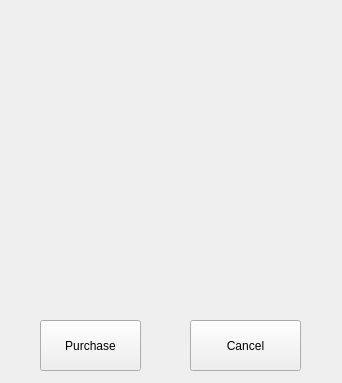
<?xml version="1.0" encoding="UTF-8"?>
<ui version="4.0">
 <class>Dialog</class>
 <widget class="QDialog" name="Dialog">
  <property name="geometry">
   <rect>
    <x>0</x>
    <y>0</y>
    <width>342</width>
    <height>383</height>
   </rect>
  </property>
  <property name="minimumSize">
   <size>
    <width>342</width>
    <height>383</height>
   </size>
  </property>
  <property name="maximumSize">
   <size>
    <width>342</width>
    <height>383</height>
   </size>
  </property>
  <property name="windowTitle">
   <string>Dialog</string>
  </property>
  <property name="styleSheet">
   <string notr="true"/>
  </property>
  <widget class="QLabel" name="label">
   <property name="geometry">
    <rect>
     <x>60</x>
     <y>10</y>
     <width>201</width>
     <height>281</height>
    </rect>
   </property>
   <property name="text">
    <string/>
   </property>
  </widget>
  <widget class="QToolButton" name="purchase">
   <property name="geometry">
    <rect>
     <x>40</x>
     <y>320</y>
     <width>101</width>
     <height>51</height>
    </rect>
   </property>
   <property name="styleSheet">
    <string notr="true"/>
   </property>
   <property name="text">
    <string>Purchase</string>
   </property>
  </widget>
  <widget class="QToolButton" name="cancel">
   <property name="geometry">
    <rect>
     <x>190</x>
     <y>320</y>
     <width>111</width>
     <height>51</height>
    </rect>
   </property>
   <property name="text">
    <string>Cancel</string>
   </property>
  </widget>
 </widget>
 <resources/>
 <connections/>
</ui>
